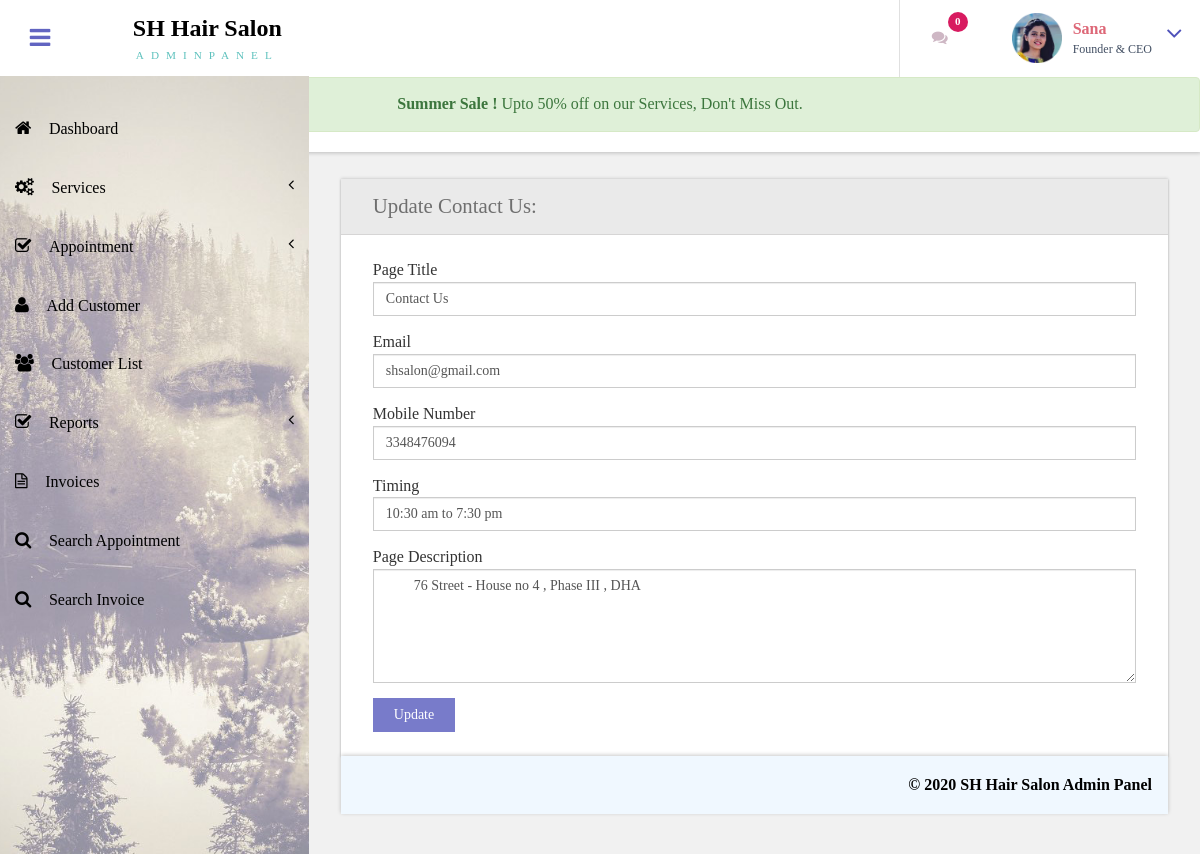
Screenshot of /hsms/admin/contact-us.php (signed in) with the database file from the repository.
### tables this page shows
CREATE TABLE `tblpage` (
  `ID` int(10) NOT NULL,
  `PageType` varchar(200) DEFAULT NULL,
  `PageTitle` mediumtext,
  `PageDescription` mediumtext,
  `Email` varchar(200) DEFAULT NULL,
  `MobileNumber` bigint(10) DEFAULT NULL,
  `UpdationDate` date DEFAULT NULL,
  `Timing` varchar(200) NOT NULL
);

### hsms/admin/contact-us.php (the view, shortened to what this page needs)
<?php
include('includes/dbconnection.php');
if (strlen($_SESSION['bpmsaid']==0)) {
  header('location:logout.php');
  } else{
  ?>
<!DOCTYPE HTML>
<html>
<head>
<link href="css/bootstrap.css" rel='stylesheet' type='text/css' />
<link href="css/style.css" rel='stylesheet' type='text/css' />
<link href="css/font-awesome.css" rel="stylesheet">
<link href="css/animate.css" rel="stylesheet" type="text/css" media="all">
<link href="css/custom.css" rel="stylesheet">
</head>
<body class="cbp-spmenu-push">
	<div class="main-content">
		 <?php include_once('includes/sidebar.php');?>
	 <?php include_once('includes/header.php');?>
		<div id="page-wrapper">
			<div class="main-page">
				<div class="forms">
					<h3 class="title1">Update Contact Us</h3>
					<div class="form-grids row widget-shadow" data-example-id="basic-forms">
						<div class="form-title">
							<h4>Update Contact Us:</h4>
						</div>
						<div class="form-body">
							<form method="post">
  <?php
$ret=mysqli_query($con,"select * from  tblpage where PageType='contactus'");
while ($row=mysqli_fetch_array($ret)) {
?>
							 <div class="form-group"> <label for="exampleInputEmail1">Page Title</label> <input type="text" class="form-control" name="pagetitle" id="pagetitle" value="<?php  echo $row['PageTitle'];?>" required="true"> </div><div class="form-group"> <label for="exampleInputEmail1">Email</label> <input type="text" class="form-control" name="email" id="email" value="<?php  echo $row['Email'];?>" required="true"> </div><div class="form-group"> <label for="exampleInputEmail1">Mobile Number</label> <input type="text" class="form-control" name="mobnumber" id="mobnumber" value="<?php  echo $row['MobileNumber'];?>" required="true"> </div><div class="form-group"> <label for="exampleInputEmail1">Timing</label> <input type="text" class="form-control" name="timing" id="timing" value="<?php  echo $row['Timing'];?>" required="true"> </div> <div class="form-group"> <label for="exampleInputPassword1">Page Description</label> <textarea name="pagedes" id="pagedes" rows="5" class="form-control">
        <?php  echo $row['PageDescription'];?></textarea> </div>
							 <?php } ?>
							  <button type="submit" name="submit" class="btn btn-default">Update</button> </form>
						</div>
					</div>
			</div>
		</div>
		 <?php include_once('includes/footer.php');?>
	</div>
</body>
</html>
<?php } ?>

### hsms/admin/includes/header.php (shortened to what this page needs)
<div class="sticky-header header-section ">
      <div class="header-left">
        <button id="showLeftPush"><i class="fa fa-bars"></i></button>
        <div class="logo">
          <a href="index.php">
            <h1>SH Hair Salon</h1>
            <span>ADMINPANEL</span>
          </a>
        </div>
      </div>
      <div class="header-right">
        <div class="profile_details_left">
          <ul class="nofitications-dropdown">
            <?php
$ret1=mysqli_query($con,"select ID,Name from  tblappointment where Status=''");
$num=mysqli_num_rows($ret1);
?>
            <li class="dropdown head-dpdn">
              <a href="#" class="dropdown-toggle" data-toggle="dropdown" aria-expanded="false"><i class="fa fa-comments"></i><span class="badge blue"><?php echo $num;?></span></a>
            </li>
          </ul>
          <div class="clearfix"> </div>
        </div>
        <div class="profile_details">
        <?php
$adid=$_SESSION['bpmsaid'];
$ret=mysqli_query($con,"select AdminName from tbladmin where ID='$adid'");
$row=mysqli_fetch_array($ret);
$name=$row['AdminName'];
?>
          <ul>
            <li class="dropdown profile_details_drop">
              <a href="#" class="dropdown-toggle" data-toggle="dropdown" aria-expanded="false">
                <div class="profile_img">
                  <span class="prfil-img"><img src="images/user1.png" alt="" width="50" height="50"> </span>
                  <div class="user-name">
                    <p style="font-weight: bold;"><?php echo $name; ?></p>
                    <span>Founder & CEO</span>
                  </div>
                  <i class="fa fa-angle-down lnr"></i>
                  <div class="clearfix"></div>
                </div>
              </a>
            </li>
          </ul>
        </div>
      </div>
      <div class="clearfix"> </div>
      <div class="alert alert-success" role="alert" align="center">
        <strong>Summer Sale !</strong> Upto 50% off on our Services, Don't Miss Out.
      </div>
    </div>

### hsms/admin/css/style.css (style rules this page uses)
h4, h5, h6, h1, h2, h3 { margin: 0; }
ul, ol { margin: 0; }
p { margin: 0; }
html, body { font-family: 'Dancing Script', cursive; font-size: 100%; overflow-x: hidden; background: #ffffff; }
body a { transition: 0.5s all ease; -webkit-transition: 0.5s all ease; -moz-transition: 0.5s all ease; -o-transition: 0.5s all ease; -ms-transition: 0.5s all ease; text-decoration:none; }
h1,h2,h3,h4,h5,h6 { margin:0; }
p { margin:0; }
ul,label { margin:0; padding:0; }
.main-content { position: relative; }
.sticky-header { position: fixed; top: 0; left:0px; width: 100%; z-index: 100; }
.header-section { background:#FFF; box-shadow: 1px 1px 4px rgba(0, 0, 0, 0.21); -webkit-box-shadow: 1px 1px 4px rgba(0, 0, 0, 0.21); -moz-box-shadow: 1px 1px 4px rgba(0, 0, 0, 0.21); -o-box-shadow: 1px 1px 4px rgba(0, 0, 0, 0.21); }
.header-section::after { clear: both; display: block; content: ''; }
.header-left { float: left; width: 45%; }
.header-right { float: right; }
button#showLeftPush { font-size: 1.5em; width: 80px; padding: 0.87em 0; text-align: center; cursor: pointer; float: left; color: #6F6F6F; -moz-transition: all 0.2s ease-out 0s; -webkit-transition: all 0.2s ease-out 0s; transition: all 0.2s ease-out 0s; border: none; background-color: #fff; outline:none; }
.cbp-spmenu-push { overflow-x: hidden; position: relative; }
.cbp-spmenu, .cbp-spmenu-push { -webkit-transition: all 0.3s ease; -moz-transition: all 0.3s ease; transition: all 0.3s ease; }
.cbp-spmenu-push div#page-wrapper { margin: 0 0 0 19.3em; transition:.5s all; -webkit-transition:.5s all; -moz-transition:.5s all; }
.fa { display: inline-block; font-family: FontAwesome; font-style: normal; font-weight: normal; line-height: 1; -webkit-font-smoothing: antialiased; -moz-osx-font-smoothing: grayscale; }
.logo { background: #ffffff; text-align: center; float: left; }
.logo a { padding: 0.9em 3.3em .7em; display: block; text-decoration: none; }
.logo a h1 { color: #000000; font-size: 1.5em; line-height: 1.2em; font-weight: 700; }
.logo a span { color: #5dc1bd; font-size: .7em; text-align: center; letter-spacing: 7px; }
.profile_details_left { float: left; }
li.dropdown.head-dpdn { display: inline-block; padding: 1.7em 0; border-left: 1px solid #E0E0E0; float: left; }
li.dropdown.head-dpdn a.dropdown-toggle { padding: 1.7em 2em; }
.header-right span.badge { font-size: 11px; font-weight: bold; color: #FFF; background: #8BC34A; line-height: 15px; width: 20px; height: 20px; border-radius: 2em; -webkit-border-radius: 2em; -moz-border-radius: 2em; -o-border-radius: 2em; text-align: center; display: inline-block; position: absolute; top: 16%; padding: 2px 0 0; }
.header-right span.blue { background-color:#D81B60; }
.profile_details { float: right; }
.profile_details_drop a.dropdown-toggle { display:block; padding: 0.8em 3em 0 2em; }
.profile_img span.prfil-img { float:left; }
.user-name { float:left; margin-top:8px; margin-left:11px; height:35px; }
.profile_details ul li { list-style-type:none; position:relative; }
.profile_details li a i.fa.lnr { position: absolute; top: 34%; right: 8%; color: #4F52BA; font-size: 1.6em; }
.user-name p { font-size:1em; color:#DD6777; line-height:1em; font-weight:700; }
.user-name span { font-size: .75em; font-weight:bolder; color: #424f63; font-weight: normal; margin-top: .3em; }
.charts,.row { margin: 2em 0 0; }
.widget-shadow { background-color: #fff; box-shadow: 0 -1px 3px rgba(0,0,0,.12),0 1px 2px rgba(0,0,0,.24); -webkit-box-shadow: 0 -1px 3px rgba(0,0,0,.12),0 1px 2px rgba(0,0,0,.24); -moz-box-shadow: 0 -1px 3px rgba(0,0,0,.12),0 1px 2px rgba(0,0,0,.24); }
h3.title1 { font-size: 2em; color: #e94e02; margin-bottom: 0.8em; }
.forms h3.title1 { margin-bottom:0; }
.forms h4 { font-size: 1.3em; color: #6F6F6F; }
.form-title { padding: 1em 2em; background-color: #EAEAEA; border-bottom: 1px solid #D6D5D5; }
.form-body { padding: 1.5em 2em; }
.forms label { font-weight: 400; }
.form-control { border-radius: inherit; }
.forms button.btn.btn-default { background-color: rgba(97, 100, 193, 0.85); color: #fff; padding: .5em 1.5em; border: none; outline:none; border-radius: inherit; }

### hsms/admin/css/custom.css (style rules this page uses)
#page-wrapper { padding:7em 2em 2.5em; background-color: #F1F1F1; }

### rows the page displays
tblpage: pagetitle "Contact Us", email "shsalon@gmail.com", mobnumber "3348476094", timing "10:30 am to 7:30 pm", pagedes "76 Street - House no 4 , Phase III , DHA"

### other values shown
$num "0"
$name "Sana"
